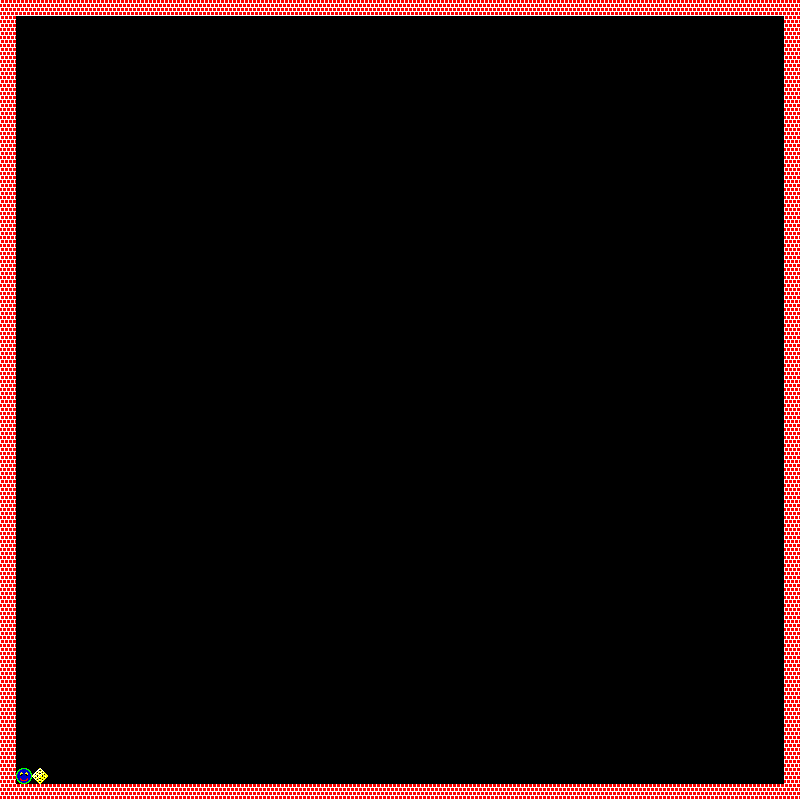

The image is a tile-based game level rendered from a .tmx file. Its description and complete source (layers, tilesets, objects, tile grids) follow:
An orthogonal 50x50 tile map with 16x16 px tiles, 1 tile layer (Tile Layer 1).

<map version="1.8" tiledversion="1.8.2" orientation="orthogonal" renderorder="right-down" width="50" height="50" tilewidth="16" tileheight="16" infinite="0" nextlayerid="2" nextobjectid="1">
 <tileset firstgid="1" source="WinColl.tsx" />
 <layer id="1" name="Tile Layer 1" width="50" height="50">
  <data encoding="csv">
11,11,11,11,11,11,11,11,11,11,11,11,11,11,11,11,11,11,11,11,11,11,11,11,11,11,11,11,11,11,11,11,11,11,11,11,11,11,11,11,11,11,11,11,11,11,11,11,11,11,
11,10,10,10,10,10,10,10,10,10,10,10,10,10,10,10,10,10,10,10,10,10,10,10,10,10,10,10,10,10,10,10,10,10,10,10,10,10,10,10,10,10,10,10,10,10,10,10,10,11,
11,10,10,10,10,10,10,10,10,10,10,10,10,10,10,10,10,10,10,10,10,10,10,10,10,10,10,10,10,10,10,10,10,10,10,10,10,10,10,10,10,10,10,10,10,10,10,10,10,11,
11,10,10,10,10,10,10,10,10,10,10,10,10,10,10,10,10,10,10,10,10,10,10,10,10,10,10,10,10,10,10,10,10,10,10,10,10,10,10,10,10,10,10,10,10,10,10,10,10,11,
11,10,10,10,10,10,10,10,10,10,10,10,10,10,10,10,10,10,10,10,10,10,10,10,10,10,10,10,10,10,10,10,10,10,10,10,10,10,10,10,10,10,10,10,10,10,10,10,10,11,
11,10,10,10,10,10,10,10,10,10,10,10,10,10,10,10,10,10,10,10,10,10,10,10,10,10,10,10,10,10,10,10,10,10,10,10,10,10,10,10,10,10,10,10,10,10,10,10,10,11,
11,10,10,10,10,10,10,10,10,10,10,10,10,10,10,10,10,10,10,10,10,10,10,10,10,10,10,10,10,10,10,10,10,10,10,10,10,10,10,10,10,10,10,10,10,10,10,10,10,11,
11,10,10,10,10,10,10,10,10,10,10,10,10,10,10,10,10,10,10,10,10,10,10,10,10,10,10,10,10,10,10,10,10,10,10,10,10,10,10,10,10,10,10,10,10,10,10,10,10,11,
11,10,10,10,10,10,10,10,10,10,10,10,10,10,10,10,10,10,10,10,10,10,10,10,10,10,10,10,10,10,10,10,10,10,10,10,10,10,10,10,10,10,10,10,10,10,10,10,10,11,
11,10,10,10,10,10,10,10,10,10,10,10,10,10,10,10,10,10,10,10,10,10,10,10,10,10,10,10,10,10,10,10,10,10,10,10,10,10,10,10,10,10,10,10,10,10,10,10,10,11,
11,10,10,10,10,10,10,10,10,10,10,10,10,10,10,10,10,10,10,10,10,10,10,10,10,10,10,10,10,10,10,10,10,10,10,10,10,10,10,10,10,10,10,10,10,10,10,10,10,11,
11,10,10,10,10,10,10,10,10,10,10,10,10,10,10,10,10,10,10,10,10,10,10,10,10,10,10,10,10,10,10,10,10,10,10,10,10,10,10,10,10,10,10,10,10,10,10,10,10,11,
11,10,10,10,10,10,10,10,10,10,10,10,10,10,10,10,10,10,10,10,10,10,10,10,10,10,10,10,10,10,10,10,10,10,10,10,10,10,10,10,10,10,10,10,10,10,10,10,10,11,
11,10,10,10,10,10,10,10,10,10,10,10,10,10,10,10,10,10,10,10,10,10,10,10,10,10,10,10,10,10,10,10,10,10,10,10,10,10,10,10,10,10,10,10,10,10,10,10,10,11,
11,10,10,10,10,10,10,10,10,10,10,10,10,10,10,10,10,10,10,10,10,10,10,10,10,10,10,10,10,10,10,10,10,10,10,10,10,10,10,10,10,10,10,10,10,10,10,10,10,11,
11,10,10,10,10,10,10,10,10,10,10,10,10,10,10,10,10,10,10,10,10,10,10,10,10,10,10,10,10,10,10,10,10,10,10,10,10,10,10,10,10,10,10,10,10,10,10,10,10,11,
11,10,10,10,10,10,10,10,10,10,10,10,10,10,10,10,10,10,10,10,10,10,10,10,10,10,10,10,10,10,10,10,10,10,10,10,10,10,10,10,10,10,10,10,10,10,10,10,10,11,
11,10,10,10,10,10,10,10,10,10,10,10,10,10,10,10,10,10,10,10,10,10,10,10,10,10,10,10,10,10,10,10,10,10,10,10,10,10,10,10,10,10,10,10,10,10,10,10,10,11,
11,10,10,10,10,10,10,10,10,10,10,10,10,10,10,10,10,10,10,10,10,10,10,10,10,10,10,10,10,10,10,10,10,10,10,10,10,10,10,10,10,10,10,10,10,10,10,10,10,11,
11,10,10,10,10,10,10,10,10,10,10,10,10,10,10,10,10,10,10,10,10,10,10,10,10,10,10,10,10,10,10,10,10,10,10,10,10,10,10,10,10,10,10,10,10,10,10,10,10,11,
11,10,10,10,10,10,10,10,10,10,10,10,10,10,10,10,10,10,10,10,10,10,10,10,10,10,10,10,10,10,10,10,10,10,10,10,10,10,10,10,10,10,10,10,10,10,10,10,10,11,
11,10,10,10,10,10,10,10,10,10,10,10,10,10,10,10,10,10,10,10,10,10,10,10,10,10,10,10,10,10,10,10,10,10,10,10,10,10,10,10,10,10,10,10,10,10,10,10,10,11,
11,10,10,10,10,10,10,10,10,10,10,10,10,10,10,10,10,10,10,10,10,10,10,10,10,10,10,10,10,10,10,10,10,10,10,10,10,10,10,10,10,10,10,10,10,10,10,10,10,11,
11,10,10,10,10,10,10,10,10,10,10,10,10,10,10,10,10,10,10,10,10,10,10,10,10,10,10,10,10,10,10,10,10,10,10,10,10,10,10,10,10,10,10,10,10,10,10,10,10,11,
11,10,10,10,10,10,10,10,10,10,10,10,10,10,10,10,10,10,10,10,10,10,10,10,10,10,10,10,10,10,10,10,10,10,10,10,10,10,10,10,10,10,10,10,10,10,10,10,10,11,
11,10,10,10,10,10,10,10,10,10,10,10,10,10,10,10,10,10,10,10,10,10,10,10,10,10,10,10,10,10,10,10,10,10,10,10,10,10,10,10,10,10,10,10,10,10,10,10,10,11,
11,10,10,10,10,10,10,10,10,10,10,10,10,10,10,10,10,10,10,10,10,10,10,10,10,10,10,10,10,10,10,10,10,10,10,10,10,10,10,10,10,10,10,10,10,10,10,10,10,11,
11,10,10,10,10,10,10,10,10,10,10,10,10,10,10,10,10,10,10,10,10,10,10,10,10,10,10,10,10,10,10,10,10,10,10,10,10,10,10,10,10,10,10,10,10,10,10,10,10,11,
11,10,10,10,10,10,10,10,10,10,10,10,10,10,10,10,10,10,10,10,10,10,10,10,10,10,10,10,10,10,10,10,10,10,10,10,10,10,10,10,10,10,10,10,10,10,10,10,10,11,
11,10,10,10,10,10,10,10,10,10,10,10,10,10,10,10,10,10,10,10,10,10,10,10,10,10,10,10,10,10,10,10,10,10,10,10,10,10,10,10,10,10,10,10,10,10,10,10,10,11,
11,10,10,10,10,10,10,10,10,10,10,10,10,10,10,10,10,10,10,10,10,10,10,10,10,10,10,10,10,10,10,10,10,10,10,10,10,10,10,10,10,10,10,10,10,10,10,10,10,11,
11,10,10,10,10,10,10,10,10,10,10,10,10,10,10,10,10,10,10,10,10,10,10,10,10,10,10,10,10,10,10,10,10,10,10,10,10,10,10,10,10,10,10,10,10,10,10,10,10,11,
11,10,10,10,10,10,10,10,10,10,10,10,10,10,10,10,10,10,10,10,10,10,10,10,10,10,10,10,10,10,10,10,10,10,10,10,10,10,10,10,10,10,10,10,10,10,10,10,10,11,
11,10,10,10,10,10,10,10,10,10,10,10,10,10,10,10,10,10,10,10,10,10,10,10,10,10,10,10,10,10,10,10,10,10,10,10,10,10,10,10,10,10,10,10,10,10,10,10,10,11,
11,10,10,10,10,10,10,10,10,10,10,10,10,10,10,10,10,10,10,10,10,10,10,10,10,10,10,10,10,10,10,10,10,10,10,10,10,10,10,10,10,10,10,10,10,10,10,10,10,11,
11,10,10,10,10,10,10,10,10,10,10,10,10,10,10,10,10,10,10,10,10,10,10,10,10,10,10,10,10,10,10,10,10,10,10,10,10,10,10,10,10,10,10,10,10,10,10,10,10,11,
11,10,10,10,10,10,10,10,10,10,10,10,10,10,10,10,10,10,10,10,10,10,10,10,10,10,10,10,10,10,10,10,10,10,10,10,10,10,10,10,10,10,10,10,10,10,10,10,10,11,
11,10,10,10,10,10,10,10,10,10,10,10,10,10,10,10,10,10,10,10,10,10,10,10,10,10,10,10,10,10,10,10,10,10,10,10,10,10,10,10,10,10,10,10,10,10,10,10,10,11,
11,10,10,10,10,10,10,10,10,10,10,10,10,10,10,10,10,10,10,10,10,10,10,10,10,10,10,10,10,10,10,10,10,10,10,10,10,10,10,10,10,10,10,10,10,10,10,10,10,11,
11,10,10,10,10,10,10,10,10,10,10,10,10,10,10,10,10,10,10,10,10,10,10,10,10,10,10,10,10,10,10,10,10,10,10,10,10,10,10,10,10,10,10,10,10,10,10,10,10,11,
11,10,10,10,10,10,10,10,10,10,10,10,10,10,10,10,10,10,10,10,10,10,10,10,10,10,10,10,10,10,10,10,10,10,10,10,10,10,10,10,10,10,10,10,10,10,10,10,10,11,
11,10,10,10,10,10,10,10,10,10,10,10,10,10,10,10,10,10,10,10,10,10,10,10,10,10,10,10,10,10,10,10,10,10,10,10,10,10,10,10,10,10,10,10,10,10,10,10,10,11,
11,10,10,10,10,10,10,10,10,10,10,10,10,10,10,10,10,10,10,10,10,10,10,10,10,10,10,10,10,10,10,10,10,10,10,10,10,10,10,10,10,10,10,10,10,10,10,10,10,11,
11,10,10,10,10,10,10,10,10,10,10,10,10,10,10,10,10,10,10,10,10,10,10,10,10,10,10,10,10,10,10,10,10,10,10,10,10,10,10,10,10,10,10,10,10,10,10,10,10,11,
11,10,10,10,10,10,10,10,10,10,10,10,10,10,10,10,10,10,10,10,10,10,10,10,10,10,10,10,10,10,10,10,10,10,10,10,10,10,10,10,10,10,10,10,10,10,10,10,10,11,
11,10,10,10,10,10,10,10,10,10,10,10,10,10,10,10,10,10,10,10,10,10,10,10,10,10,10,10,10,10,10,10,10,10,10,10,10,10,10,10,10,10,10,10,10,10,10,10,10,11,
11,10,10,10,10,10,10,10,10,10,10,10,10,10,10,10,10,10,10,10,10,10,10,10,10,10,10,10,10,10,10,10,10,10,10,10,10,10,10,10,10,10,10,10,10,10,10,10,10,11,
11,10,10,10,10,10,10,10,10,10,10,10,10,10,10,10,10,10,10,10,10,10,10,10,10,10,10,10,10,10,10,10,10,10,10,10,10,10,10,10,10,10,10,10,10,10,10,10,10,11,
11,18,13,10,10,10,10,10,10,10,10,10,10,10,10,10,10,10,10,10,10,10,10,10,10,10,10,10,10,10,10,10,10,10,10,10,10,10,10,10,10,10,10,10,10,10,10,10,10,11,
11,11,11,11,11,11,11,11,11,11,11,11,11,11,11,11,11,11,11,11,11,11,11,11,11,11,11,11,11,11,11,11,11,11,11,11,11,11,11,11,11,11,11,11,11,11,11,11,11,11
</data>
 </layer>
</map>
